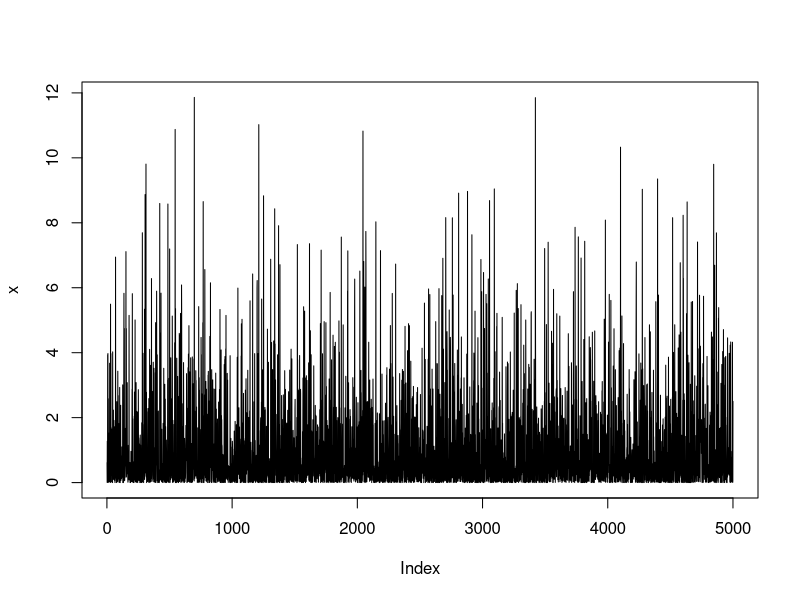
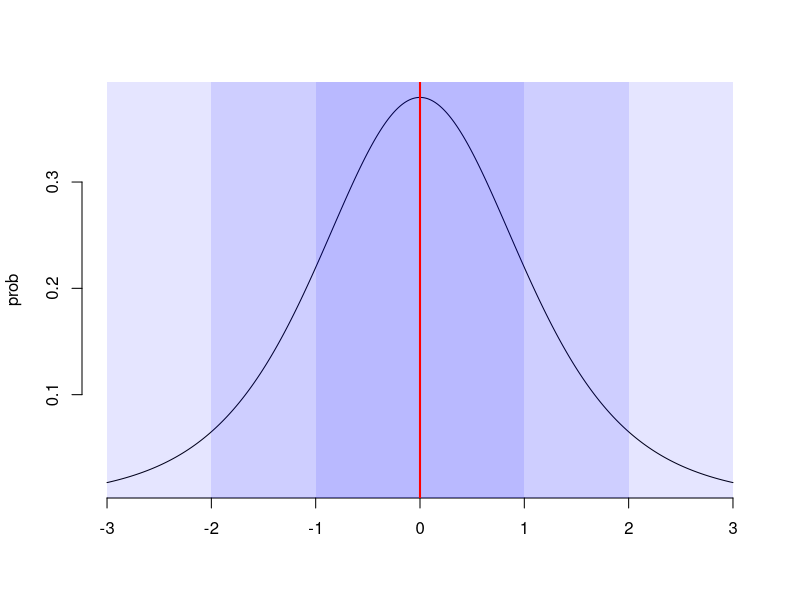
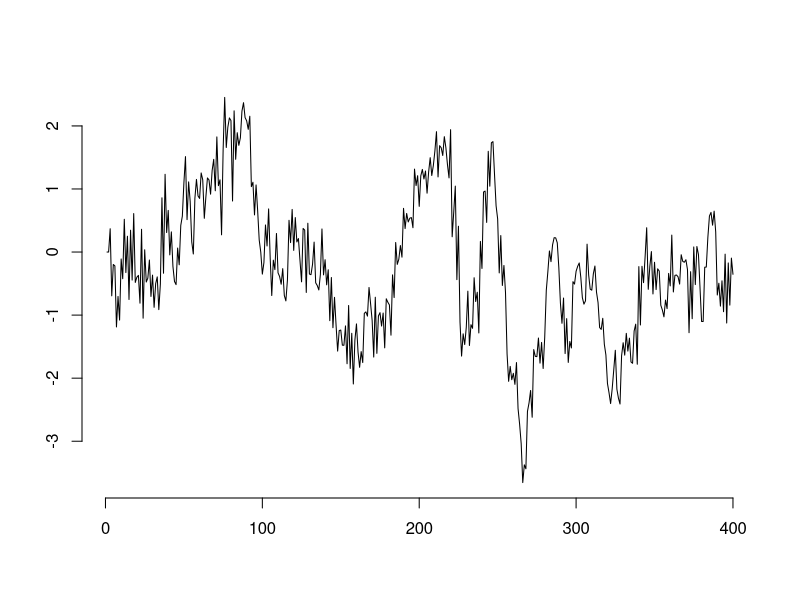
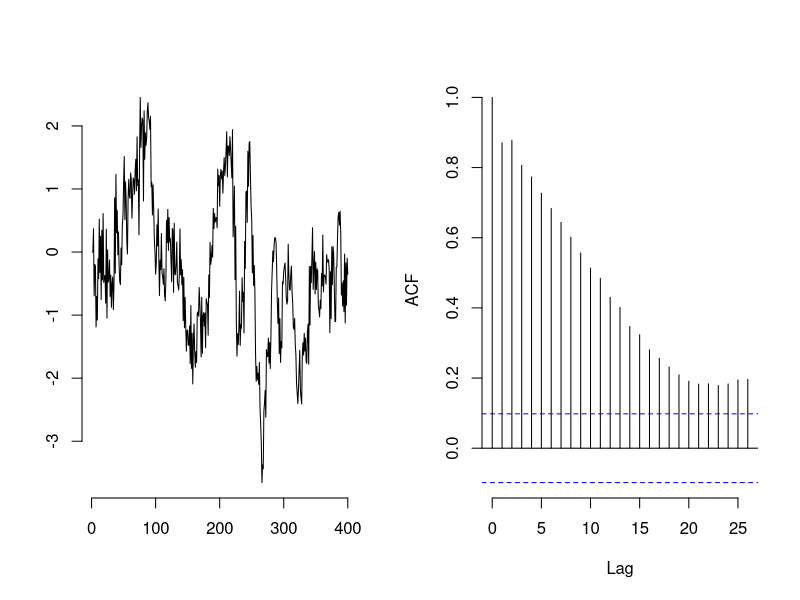
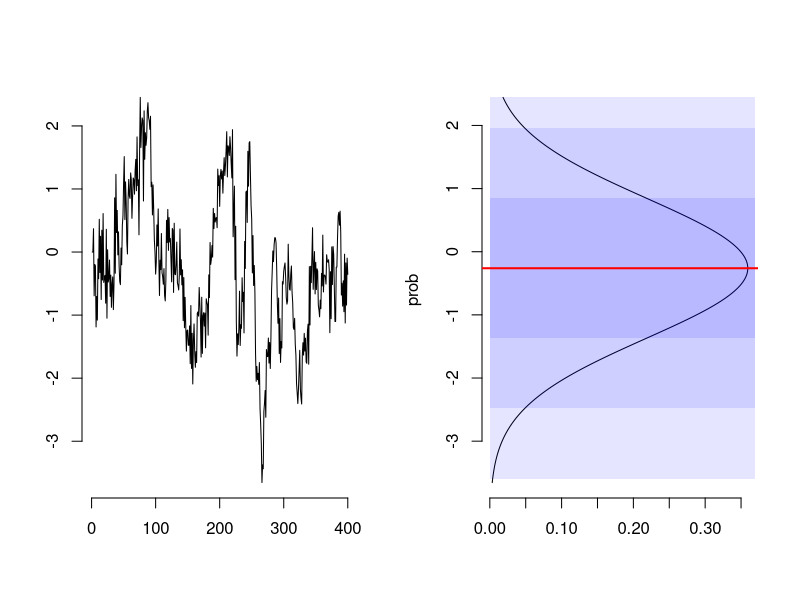
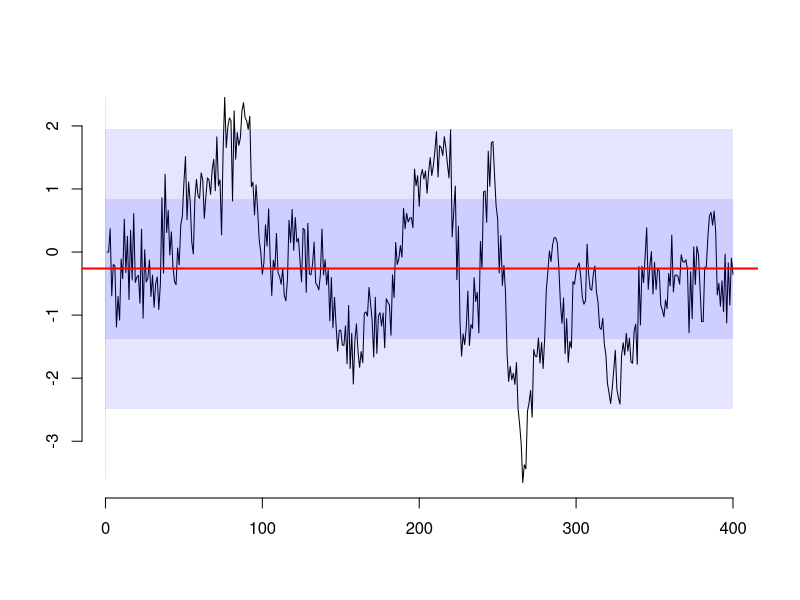
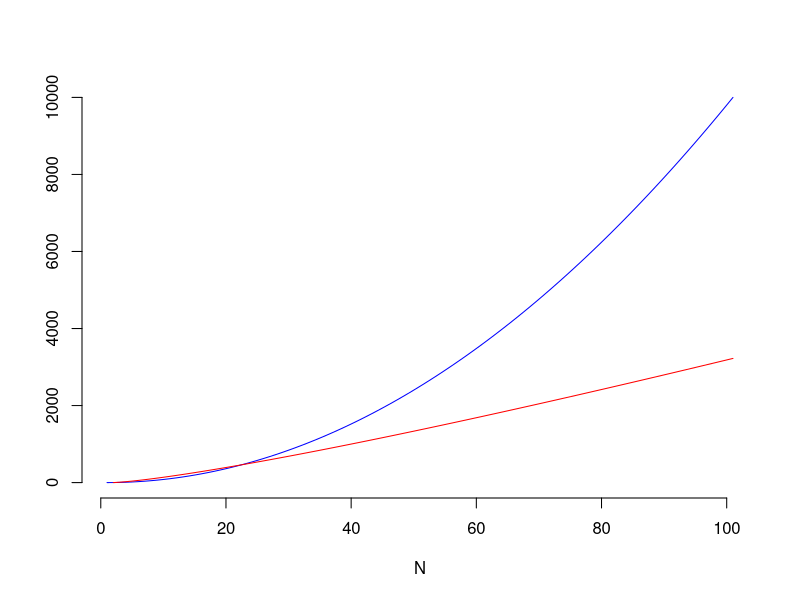
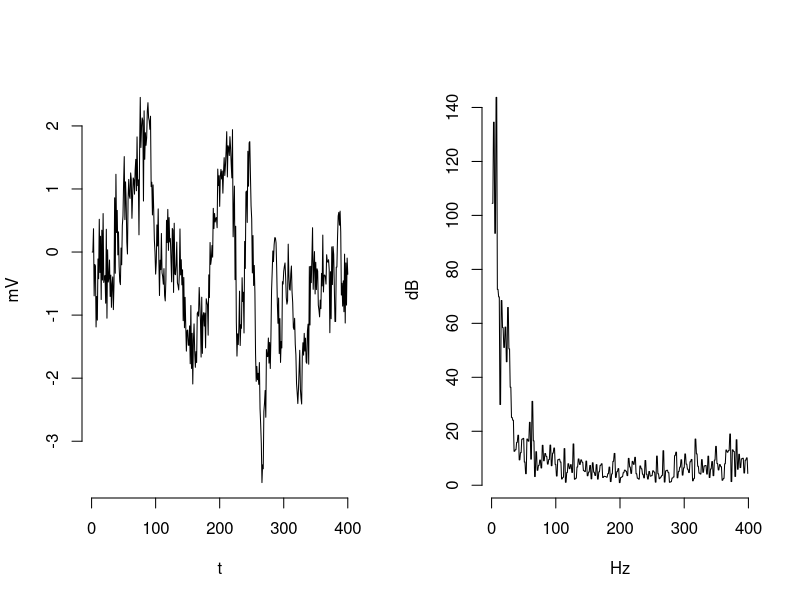

Generate these figures, in order, with R:
N = 5000

set.seed(2017)
x = rchisq(N,1)

plot(x,type='l')

y = seq(-3,3,by=0.01)
plot(y,dt(y,5),type='l',xlab='',ylab='prob',bty='n')
rect(-1,0,1,.4,col=rgb(0,0,1,alpha=.1),border=NA)
rect(-2,0,2,.4,col=rgb(0,0,1,alpha=.1),border=NA)
rect(-3,0,3,.4,col=rgb(0,0,1,alpha=.1),border=NA)
abline(v=0,col='red',lwd=2)




dev.off()

N = 400
set.seed(2017)
e = rnorm(N)
X = rep(0,N)
for(i in 3:length(X)){
  X[i] = 0.5*(X[i-1]+X[i-2]+e[i])
}

plot(X,xlab='',ylab='',type='l',bty='n')

dev.off()

par(mfrow=c(1,2))
plot(X,xlab='',ylab='',type='l',bty='n')
acf(X,bty='n',main='')

dev.off()

par(mfrow=c(1,2))
plot(X,xlab='',ylab='',type='l',bty='n')

y = seq(min(X),max(X),by=0.01)

MM = mean(X)
SSD = sd(X)

plot(dnorm(y,MM,SSD),y,type='l',xlab='',ylab='prob',bty='n')
rect(0,MM-1*SSD,.37,MM+1*SSD,col=rgb(0,0,1,alpha=.1),border=NA)
rect(0,MM-2*SSD,.37,MM+2*SSD,col=rgb(0,0,1,alpha=.1),border=NA)
rect(0,max(MM-3*SSD,min(X)),.37,
     min(MM+3*SSD,max(X)),col=rgb(0,0,1,alpha=.1),border=NA)
abline(h=MM,col='red',lwd=2)

dev.off()


plot(X,xlab='',ylab='',type='l',bty='n')
rect(0,MM-1*SSD,400,MM+1*SSD,col=rgb(0,0,1,alpha=.1),border=NA)
rect(0,MM-2*SSD,400,MM+2*SSD,col=rgb(0,0,1,alpha=.1),border=NA)
rect(0,max(MM-3*SSD,min(X)),.37,
     min(MM+3*SSD,max(X)),col=rgb(0,0,1,alpha=.1),border=NA)
abline(h=MM,col='red',lwd=2)



dev.off()
N = 100
s = seq(0,N,by=1)
plot(s*s,type='l',col='blue',bty='n',xlab='N',ylab='')
lines(7*s*log(s),type='l',col='red')





dev.off()

par(mfrow=c(1,2))
plot(X,xlab='t',ylab='mV',type='l',bty='n')

f = Mod(fft(X))
f = f[1:length(f)/2]
plot((f),type='l',bty='n',xlab='Hz',ylab='dB')


plot(dnorm(y,MM,SSD),y,type='l',xlab='',ylab='prob',bty='n')
rect(0,MM-1*SSD,.37,MM+1*SSD,col=rgb(0,0,1,alpha=.1),border=NA)
rect(0,MM-2*SSD,.37,MM+2*SSD,col=rgb(0,0,1,alpha=.1),border=NA)
rect(0,max(MM-3*SSD,min(X)),.37,
     min(MM+3*SSD,max(X)),col=rgb(0,0,1,alpha=.1),border=NA)
abline(h=MM,col='red',lwd=2)